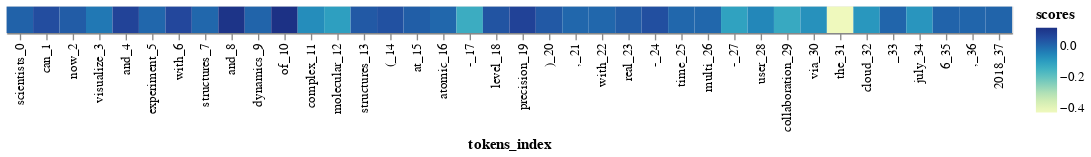

Notebook code for this chart:
### Code cell
interpret_sentence_altair(test_string1, true_label=0)

### Figure 1 — Vega-Lite specification as saved in the notebook (floating-point values rounded to 4 significant figures)
{"config": {"view": {"continuousWidth": 400, "continuousHeight": 300}}, "data": {"name": "data-1c06ae7a03e4788515a637d811dcfce9"}, "mark": "rect", "encoding": {"color": {"type": "quantitative", "field": "scores"}, "x": {"type": "ordinal", "field": "tokens_index", "sort": null}}, "$schema": "https://vega.github.io/schema/vega-lite/v4.8.1.json", "datasets": {"data-1c06ae7a03e4788515a637d811dcfce9": [{"tokens": "scientists", "scores": [0.00862], "tokens_index": "scientists_0"}, {"tokens": "can", "scores": [0.04814], "tokens_index": "can_1"}, {"tokens": "now", "scores": [0.02024], "tokens_index": "now_2"}, {"tokens": "visualize", "scores": [-0.03092], "tokens_index": "visualize_3"}, {"tokens": "and", "scores": [0.07058], "tokens_index": "and_4"}, {"tokens": "experiment", "scores": [0.0], "tokens_index": "experiment_5"}, {"tokens": "with", "scores": [0.05944], "tokens_index": "with_6"}, {"tokens": "structures", "scores": [0.0], "tokens_index": "structures_7"}, {"tokens": "and", "scores": [0.1072], "tokens_index": "and_8"}, {"tokens": "dynamics", "scores": [0.005003], "tokens_index": "dynamics_9"}, {"tokens": "of", "scores": [0.1142], "tokens_index": "of_10"}, {"tokens": "complex", "scores": [-0.06895], "tokens_index": "complex_11"}, {"tokens": "molecular", "scores": [-0.1053], "tokens_index": "molecular_12"}, {"tokens": "structures", "scores": [0.02554], "tokens_index": "structures_13"}, {"tokens": "(", "scores": [0.04015], "tokens_index": "(_14"}, {"tokens": "at", "scores": [0.01629], "tokens_index": "at_15"}, {"tokens": "atomic", "scores": [0.0], "tokens_index": "atomic_16"}, {"tokens": "-", "scores": [-0.1365], "tokens_index": "-_17"}, {"tokens": "level", "scores": [0.03582], "tokens_index": "level_18"}, {"tokens": "precision", "scores": [0.07279], "tokens_index": "precision_19"}, {"tokens": ")", "scores": [0.02578], "tokens_index": ")_20"}, {"tokens": ",", "scores": [0.0], "tokens_index": ",_21"}, {"tokens": "with", "scores": [-0.001409], "tokens_index": "with_22"}, {"tokens": "real", "scores": [0.02043], "tokens_index": "real_23"}, {"tokens": "-", "scores": [0.04451], "tokens_index": "-_24"}, {"tokens": "time", "scores": [-0.001409], "tokens_index": "time_25"}, {"tokens": "multi", "scores": [0.0], "tokens_index": "multi_26"}, {"tokens": "-", "scores": [-0.111], "tokens_index": "-_27"}, {"tokens": "user", "scores": [-0.05713], "tokens_index": "user_28"}, {"tokens": "collaboration", "scores": [-0.1279], "tokens_index": "collaboration_29"}, {"tokens": "via", "scores": [-0.07712], "tokens_index": "via_30"}, {"tokens": "the", "scores": [-0.4254], "tokens_index": "the_31"}, {"tokens": "cloud", "scores": [-0.08736], "tokens_index": "cloud_32"}, {"tokens": "\n\n", "scores": [0.002282], "tokens_index": "\n\n_33"}, {"tokens": "july", "scores": [-0.085], "tokens_index": "july_34"}, {"tokens": "6", "scores": [0.007048], "tokens_index": "6_35"}, {"tokens": ",", "scores": [0.002826], "tokens_index": ",_36"}, {"tokens": "2018", "scores": [0.004841], "tokens_index": "2018_37"}]}}
